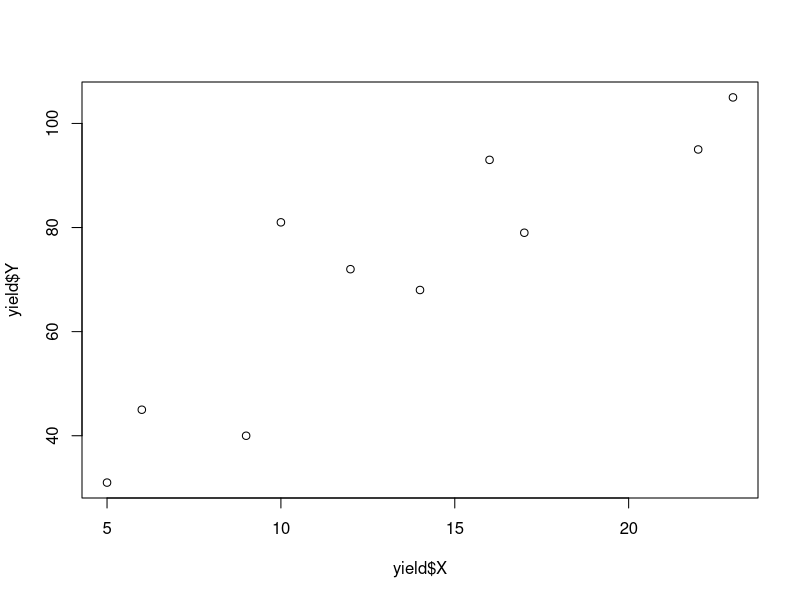

R code for this plot: (Note: this script raises an error after producing the figure.)
## ---- chunk 1
yield = read.csv("Reg_1_materials_yield.csv", sep=";")

#a) sample covariance
cov_x_y = cov(yield$X, yield$Y);cov_x_y
#covariance is positive so there exists an increasing relationship between the volume of raw material and the weight of the final product

#b) sample correlation coefficient
cor_x_y = cor(yield$X, yield$Y)
cor_x_y
# the linear relation between the volime of row material and weight
# 0.8 < |cor_x_y| < 1

#c)
plot(yield$X, yield$Y)

#d)
linear_model = lm(yield$Y~ x)
abline(linear_model)

linear_model

#e)
#if we increase the vaolume of raw material by 1 galon we get 3.6 kg of product
#f)
b0 = linear_model$coefficients[1]
b1 = linear_model$coefficients[2]

y = b0 + b1*15
y
x = yield$X
predict(linear_model, data.frame(x=c(15,20)))

#h)

cor_x_y^2

# about 80% is satisfactory
# 80 % of variability explained by variability of volume of raw materials (20% random error)

#i)
#alpha =5
# ho b1 = 0
# h1 b1!= 0

# p -value is smaller than assumed significance level
anova(linear_model)

summary(linear_model)
## ---- chunk 2
ph = read.csv("Reg_3_bricks.csv", sep =";")
X = ph$Air
Y = ph$Dry
cov(X,Y)

cor(X,Y)

plot(X,Y)

#the more air the density less
model = lm(Y~X)
abline(model)

model 
#Y = 126.24 - 0.917 *X

#if X increases by 1 percent then Y will decrease by 0.917

predict(model,data.frame(X=c(11,23)))

cor(X,Y)^2

#About 75% of variability of Y is explained by X

#1.9
#Ho b1 = 0
#H1 b0 != 0

alpha = 0.01
anova(model)
## ---- chunk 3
liquor = read.csv("Reg_4_liquor.csv", sep =";")
X = liquor$X
Y = liquor$Y
cov(X,Y)

cor(X,Y)

plot(X,Y)

#the more air the density less
linear_model = lm(Y~X)
abline(linear_model)

linear_model 


cor(X,Y)^2

#About 75% of variability of Y is explained by X

#1.9
#Ho b1 = 0
#H1 b0 != 0
plot(X,Y)

alpha = 0.01
anova(linear_model)



square_model = lm(Y~X+I(X^2)+I(X^3)+I(log(X)))
b0 = square_model$coefficients[1]
b1 =square_model$coefficients[2]
b2 =square_model$coefficients[3]
b0
b1
b2
summary(square_model)

predict(square_model, data.frame(X=5.5))

anova(square_model)

ss = seq(1,20,by=1)
plot(ss, predict(square_model, data.frame(X=ss)))
